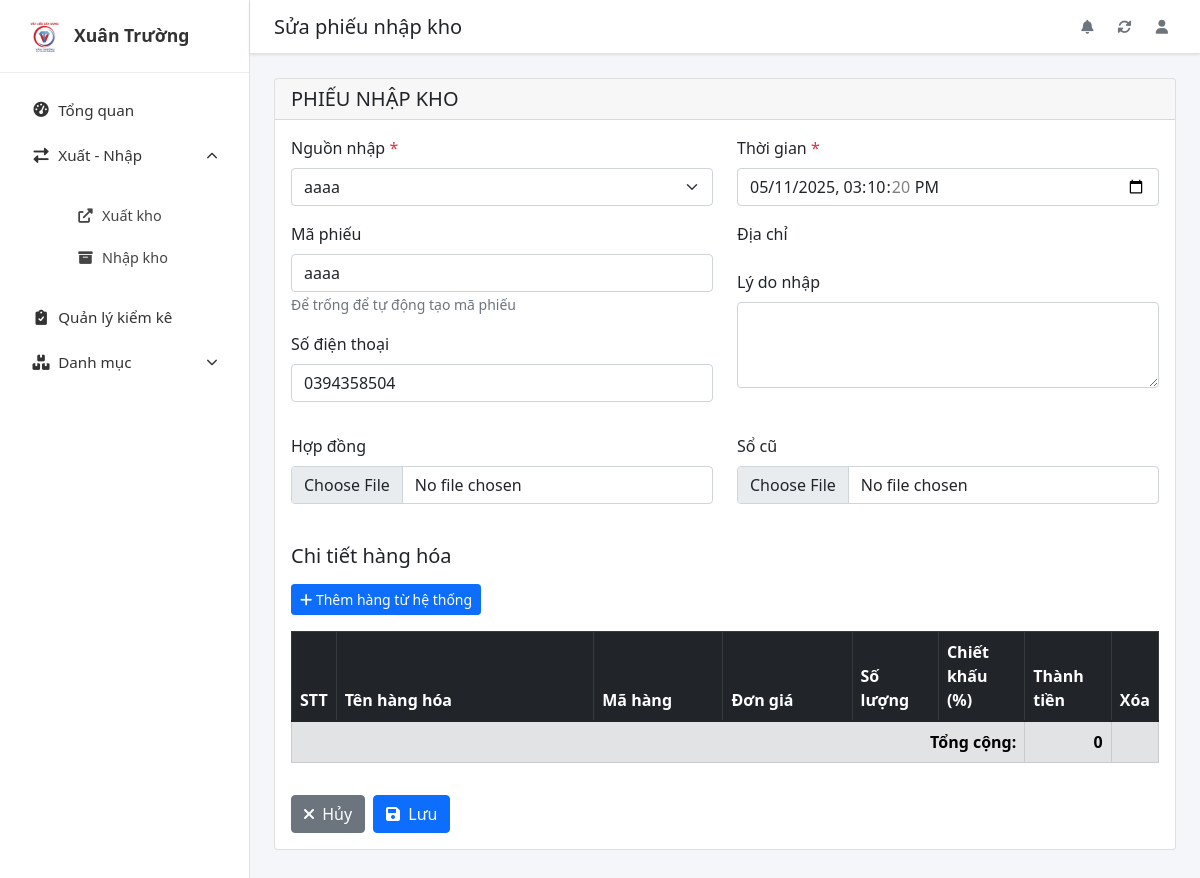
The app's page /app/nhapkho/aaaa/sua/ with its own data.
### cuoiky/models.py (models this page shows, shortened)
class NhapKho(models.Model):
    ma_nhap = models.CharField(max_length=50, primary_key=True, verbose_name="Mã phiếu nhập")
    nguon_nhap = models.CharField(max_length=255, verbose_name="Nguồn nhập")
    thoi_gian = models.DateTimeField(default=timezone.now, verbose_name="Thời gian nhập")
    tinh_trang = models.CharField(
        max_length=50,
        choices=TINH_TRANG_NHAPKHO_CHOICES,
        default='CHO_DUYET',
        verbose_name="Tình trạng phiếu"
    )
    tong = models.DecimalField(max_digits=15, decimal_places=2, default=0.00, verbose_name="Tổng tiền")
    tao_boi = models.ForeignKey(
        settings.AUTH_USER_MODEL,
        on_delete=models.SET_NULL,
        null=True,
        blank=True,
        related_name='phieu_nhap_kho',
        verbose_name="Người tạo"
    )
    ngay_tao = models.DateTimeField(auto_now_add=True, verbose_name="Ngày tạo phiếu")
    sdt = models.CharField(max_length=20, blank=True, null=True, verbose_name="Số điện thoại")
    diachi = models.CharField(max_length=500, blank=True, null=True, verbose_name="Địa chỉ")
    ly_do = models.TextField(blank=True, null=True, verbose_name="Lý do nhập")
    url_hop_dong = models.FileField(upload_to='files/nhapkho/hopdong/', blank=True, null=True, verbose_name="File hợp đồng")
    url_so_cu = models.FileField(upload_to='files/nhapkho/socu/', blank=True, null=True, verbose_name="File sổ cũ")
    class Meta:
        verbose_name = "Phiếu Nhập Kho"
        verbose_name_plural = "Phiếu Nhập Kho"
        ordering = ['-ngay_tao']

### cuoiky/views.py (the view, shortened to what this page needs)
# urls.py: path('nhapkho/<str:ma_nhap>/sua/', views.NhapKhoUpdateView.as_view(), name='nhapkho-update'),
class NhapKhoUpdateView(UpdateView):
    model = NhapKho
    form_class = NhapKhoForm
    template_name = 'cuoiky/nhapkho_form.html'
    pk_url_kwarg = 'ma_nhap'
    success_url = reverse_lazy('nhapkho-list') # Chuyển hướng về danh sách sau khi cập nhật
    def get_context_data(self, **kwargs):
        context = super().get_context_data(**kwargs)
        context['page_title'] = f"Cập nhật phiếu nhập kho: {self.object.ma_nhap}"
        if self.request.POST:
            context['chitiet_formset'] = ChiTietNhapFormSet(self.request.POST, instance=self.object)
        else:
            context['chitiet_formset'] = ChiTietNhapFormSet(instance=self.object)
        context['all_hanghoa'] = HangHoa.objects.all().values('ma_hang', 'ten_hang', 'don_vi_tinh')
        return context

### cuoiky/forms.py (shortened to what this page needs)
class NhapKhoForm(forms.ModelForm):
    class Meta:
        model = NhapKho
        fields = ['ma_nhap', 'nguon_nhap', 'thoi_gian', 'sdt', 'diachi', 'ly_do', 'url_hop_dong', 'url_so_cu']
        widgets = {
            'ma_nhap': forms.TextInput(attrs={'class': 'form-control', 'placeholder': 'Để trống để tự động tạo'}),
            'nguon_nhap': forms.TextInput(attrs={'class': 'form-control'}),
            'thoi_gian': forms.DateTimeInput(attrs={'class': 'form-control', 'type': 'datetime-local'}),
            'sdt': forms.TextInput(attrs={'class': 'form-control'}),
            'diachi': forms.TextInput(attrs={'class': 'form-control'}),
            'ly_do': forms.Textarea(attrs={'class': 'form-control', 'rows': 3}),
            'url_hop_dong': forms.FileInput(attrs={'class': 'form-control'}),
            'url_so_cu': forms.FileInput(attrs={'class': 'form-control'}),
        }

### cuoiky/templates/cuoiky/nhapkho_form.html (shortened to what this page needs)
{% extends 'cuoiky/base.html' %}
{% load static %}
{% load humanize %}
{% load widget_tweaks %}
{% block page_title %}{% if object %}Sửa phiếu nhập kho{% else %}Thêm mới phiếu nhập kho{% endif %}{% endblock %}
{% block content %}
<div class="card mb-4">
<div class="card-header">
<h5 class="mb-0">PHIẾU NHẬP KHO</h5>
</div>
<div class="card-body">
<form method="post" enctype="multipart/form-data" id="nhapkhoForm">
<div class="row mb-3">
<div class="col-md-6">
<div class="mb-3">
<label for="{{ form.nguon_nhap.id_for_label }}" class="form-label">Nguồn nhập <span
class="text-danger">*</span></label>
{{ form.nguon_nhap|attr:"class:form-select" }}
</div>
<div class="mb-3">
<label for="{{ form.ma_nhap.id_for_label }}" class="form-label">Mã phiếu</label>
{{ form.ma_nhap|attr:"class:form-control" |attr:"required:false" }}
<small class="text-muted">Để trống để tự động tạo mã phiếu</small>
</div>
<div class="mb-3">
<label for="{{ form.sdt.id_for_label }}" class="form-label">Số điện thoại</label>
{{ form.sdt|attr:"class:form-control" }}
</div>
</div>
<div class="col-md-6">
<div class="mb-3">
<label for="{{ form.thoi_gian.id_for_label }}" class="form-label">Thời gian <span
class="text-danger">*</span></label>
{{ form.thoi_gian|attr:"class:form-control" }}
</div>
<div class="mb-3">
<label for="{{ form.dia_chi.id_for_label }}" class="form-label">Địa chỉ</label>
</div>
<div class="mb-3">
<label for="{{ form.ly_do.id_for_label }}" class="form-label">Lý do nhập</label>
{{ form.ly_do|attr:"class:form-control" }}
</div>
</div>
</div>
<div class="row mb-4">
<div class="col-md-6">
<div class="mb-3">
<label for="{{ form.url_hop_dong.id_for_label }}" class="form-label">Hợp đồng</label>
{{ form.url_hop_dong|attr:"class:form-control" }}
</div>
</div>
<div class="col-md-6">
<div class="mb-3">
<label for="{{ form.url_so_cu.id_for_label }}" class="form-label">Sổ cũ</label>
{{ form.url_so_cu|attr:"class:form-control" }}
</div>
</div>
</div>
<h5 class="mb-3">Chi tiết hàng hóa</h5>
<div class="mb-3">
<button type="button" class="btn btn-primary btn-sm" id="add-item-system-btn" data-bs-toggle="modal"
data-bs-target="#addItemsModal">
<i class="fas fa-plus"></i> Thêm hàng từ hệ thống
</button>
</div>
<div class="table-responsive mb-3">
<table class="table table-bordered table-hover" id="chitiet-table">
<thead class="table-dark">
<tr>
<th style="width: 5%">STT</th>
<th style="width: 30%">Tên hàng hóa</th>
<th style="width: 15%">Mã hàng</th>
<th style="width: 15%">Đơn giá</th>
<th style="width: 10%">Số lượng</th>
<th style="width: 10%">Chiết khấu (%)</th>
<th style="width: 10%">Thành tiền</th>
<th style="width: 5%">Xóa</th>
</tr>
</thead>
<tfoot>
<tr class="table-secondary">
<td colspan="6" class="text-end fw-bold">Tổng cộng:</td>
<td class="text-end fw-bold" id="tong-tien">
{% if object %}
{{ object.tong|floatformat:0|intcomma }}
{% else %}
0
{% endif %}
</td>
<td></td>
</tr>
</tfoot>
</table>
</div>
<div class="d-flex gap-2">
<a href="{% url 'nhapkho-list' %}" class="btn btn-secondary">
<i class="fas fa-times me-1"></i> Hủy
</a>
<button type="submit" class="btn btn-primary" id="save-button">
<i class="fas fa-save me-1"></i> Lưu
</button>
</div>
</form>
</div>
</div>
{% endblock %}

### cuoiky/templates/cuoiky/base.html (style rules this page uses)
body { display: flex; min-height: 100vh; background-color: #f4f6f9; }

### records on screen
NhapKho: nguon_nhap "aaaa", ma_nhap "aaaa", sdt "0394358504", thoi_gian "05/11/2025 15:10:20", tong "0"
